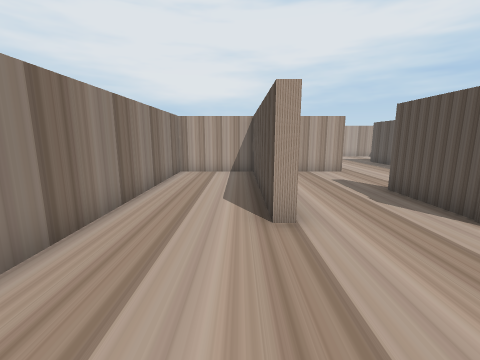
View 1 (above)

19 first-person views from a walk through a 3-D level made in the Unity game engine. The camera is 0.72 m above the floor, tilts 10° down and sees 90° across. The floor is counted in squares, 0.5 m on a side. Each view is taken from the middle of a square. On the plan, view 1 faces up. The plan holds only what a view shows up to about 13 squares ahead; the rest is blank.

View 2
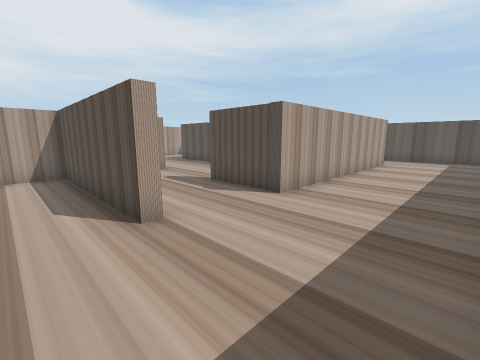

View 3
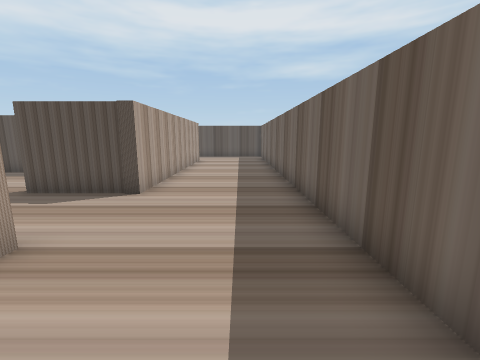

View 4
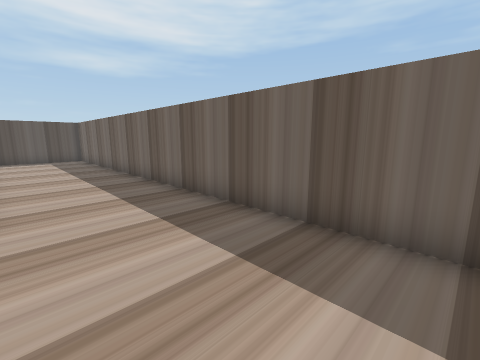

View 5
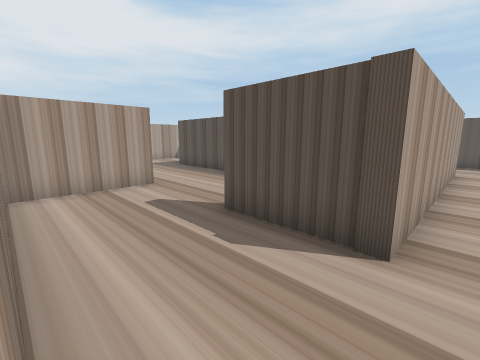

View 6
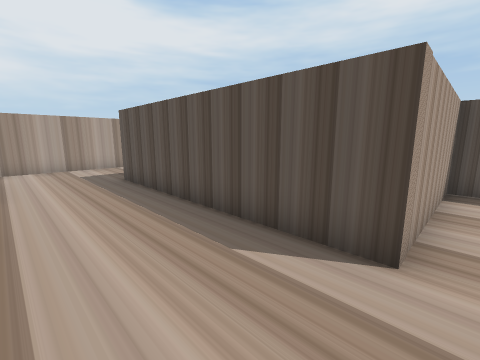

View 7
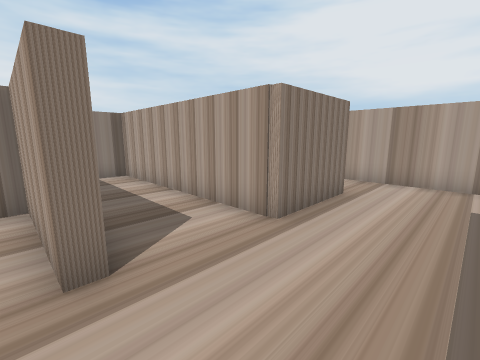

View 8
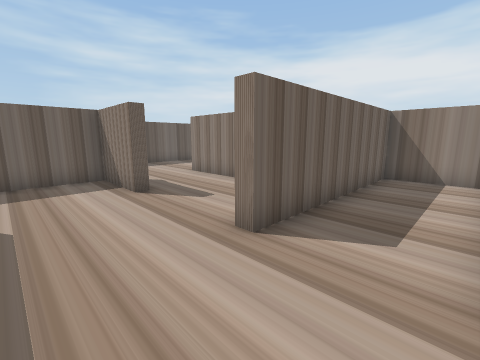

View 9
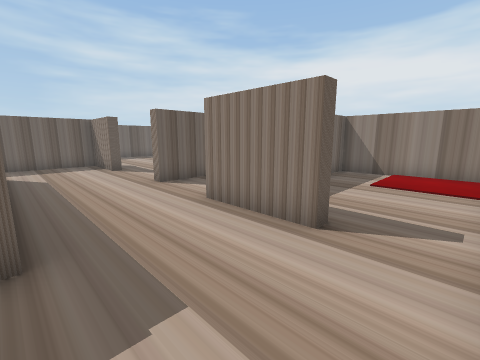

View 10
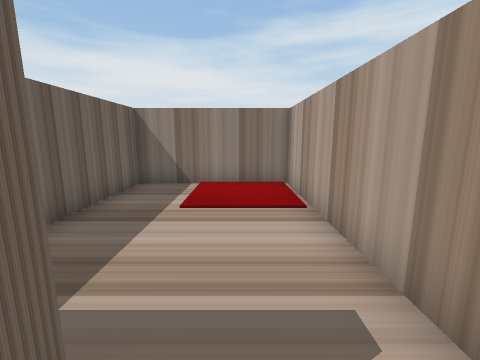

View 11
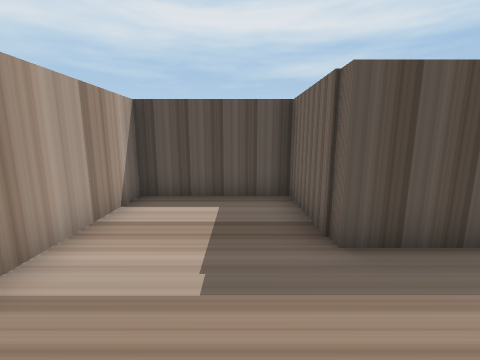

View 12
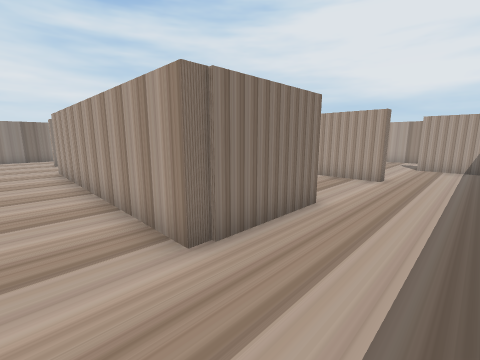

View 13
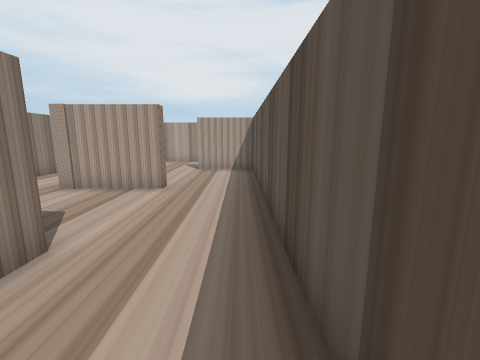

View 14
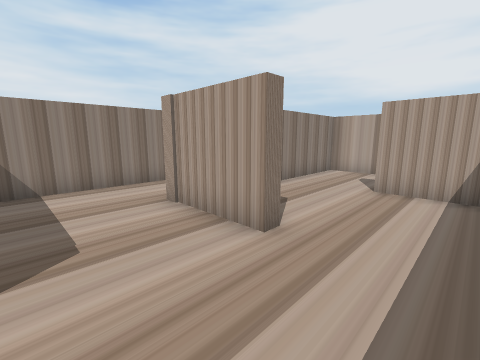

View 15
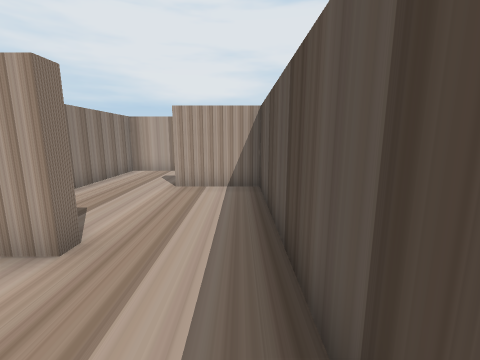

View 16
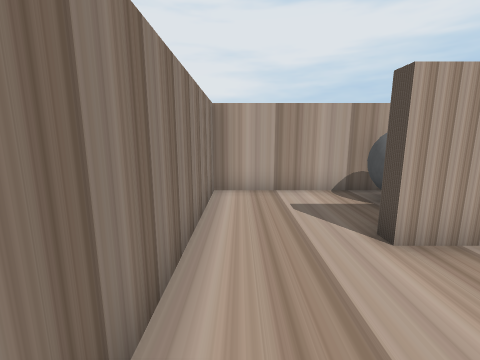

View 17
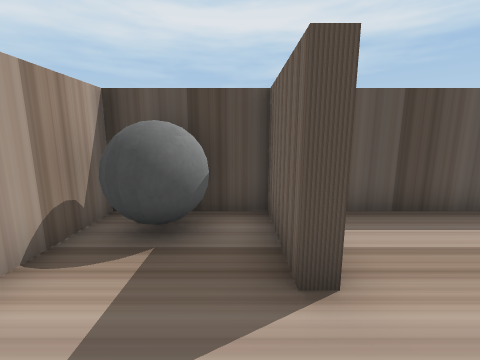

View 18
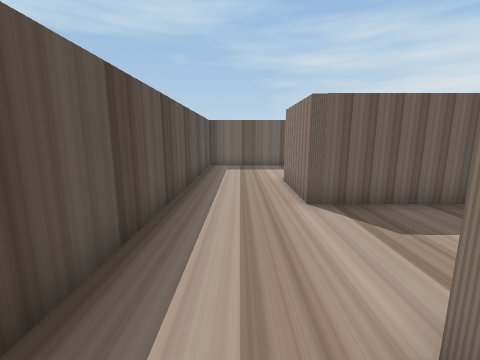

View 19
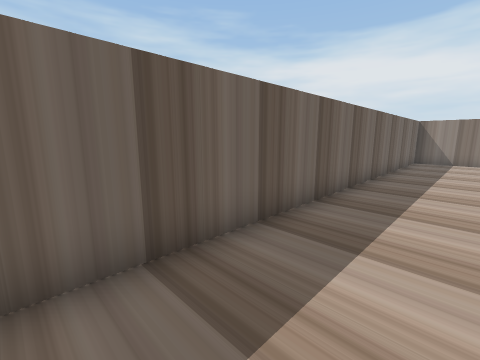

### Floor plan
Points are (right, up) in squares from view 1. A wall is a line through its corners. A room is listed if a view was taken in it or the views show most of it. See-through windows are left out.
Room 1 (views 1, 2, 3, 4, 5, 12, 13, 14, 15, 19)
walls: (10, 6.9) (13.5, 6.9) (13.5, 3.6) (4.2, 3.6) (4.2, 6.6); (4.4, 10.3) (1, 10.3) (1, 3.9) (0.6, 3.9) (0.6, 10.3) (-2.6, 10.3) (-2.6, -0.2); (-2.1, -0.6) (16.6, -0.6) (16.6, 10.5); (13.8, 10.7) (10.9, 10.7); (8.4, 14) (8.4, 7.9)
ways out: opening at (4, 8) to room 2; opening at (15, 11) to room 4
Room 2 (view 6)
walls: (4.2, 6.6) (4.6, 6.6) (4.6, 4) (8, 4); (13.1, 5.9) (13.1, 6.5) (8, 6.5) (8, 9.5)
ways out: opening at (4, 8) to room 1; opening at (6, 10.5) to room 3
Room 3 (views 7, 8, 9, 10, 11)
walls: (4.6, 16.3) (4.6, 13.4) (-2.6, 13.4) (-2.6, 10.7) (4.4, 10.7) (4.4, 10.3); (8, 9.5) (8, 14.7) (10.9, 14.7) (10.9, 18.5) (4.4, 18.5)
ways out: opening at (6, 10.5) to room 2; opening at (4, 17.5) to room 6
Room 4 (views 16, 18)
walls: (13.8, 11.2) (13.8, 10.7); (11.3, 14.5) (11.3, 12.5); (16.6, 10.5) (16.6, 15) (14.1, 15)
ways out: opening at (15, 11) to room 1; opening at (13, 15) to room 5
Room 5 (view 17)
walls: (14.1, 15) (14.1, 15.4) (16.6, 15.4) (16.6, 18.5) (11.3, 18.5) (11.3, 14.5)
ways out: opening at (13, 15) to room 4
objects: grey ball (15, 17) to (16, 18)
Room 6 (no view inside)
walls: (4.1, 16.3) (4.6, 16.3); (4.4, 18.5) (-2.6, 18.5) (-2.6, 13.8) (1.2, 13.8)
ways out: opening at (4, 17.5) to room 3

Where each view was taken, in squares from view 1:
view 1: 0 up, 0 right, facing up
view 2: 0 up, 1 left, facing up-right
view 3: 1 up, 2 left, facing right
view 4: 3 up, 1 left, facing down-right
view 5: 3 up, 1 right, facing up-right
view 6: 6 up, 5 right, facing up-right
view 7: 10 up, 7 right, facing up-left
view 8: 13 up, 7 right, facing down-left
view 9: 18 up, 8 right, facing down-left
view 10: 17 up, 5 right, facing left
view 11: 16 up, 5 right, facing right
view 12: 2 up, 16 right, facing up-left
view 13: 4 up, 16 right, facing up
view 14: 8 up, 16 right, facing up-left
view 15: 8 up, 16 right, facing up
view 16: 12 up, 12 right, facing up
view 17: 16 up, 12 right, facing right
view 18: 12 up, 15 right, facing down
view 19: 2 up, 14 right, facing down-left
